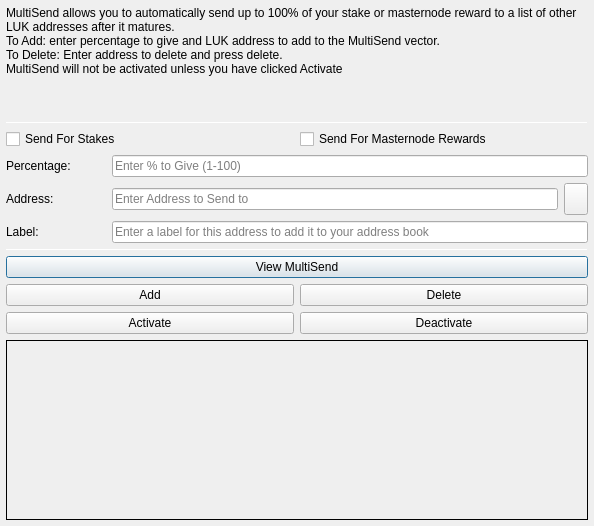
<?xml version="1.0" encoding="UTF-8"?>
<ui version="4.0">
 <class>MultiSendDialog</class>
 <widget class="QDialog" name="MultiSendDialog">
  <property name="windowModality">
   <enum>Qt::NonModal</enum>
  </property>
  <property name="geometry">
   <rect>
    <x>0</x>
    <y>0</y>
    <width>594</width>
    <height>526</height>
   </rect>
  </property>
  <property name="windowTitle">
   <string>MultiSend</string>
  </property>
  <layout class="QVBoxLayout" name="verticalLayout" stretch="0">
   <property name="leftMargin">
    <number>6</number>
   </property>
   <property name="topMargin">
    <number>6</number>
   </property>
   <property name="rightMargin">
    <number>6</number>
   </property>
   <property name="bottomMargin">
    <number>6</number>
   </property>
   <item>
    <layout class="QVBoxLayout" name="verticalLayout_Main" stretch="1,1,1,0,1,1,1">
     <item>
      <widget class="QLabel" name="label_2">
       <property name="lineWidth">
        <number>1</number>
       </property>
       <property name="text">
        <string>MultiSend allows you to automatically send up to 100% of your stake or masternode reward to a list of other LUK addresses after it matures.
To Add: enter percentage to give and LUK address to add to the MultiSend vector.
To Delete: Enter address to delete and press delete.
MultiSend will not be activated unless you have clicked Activate</string>
       </property>
       <property name="alignment">
        <set>Qt::AlignLeading|Qt::AlignLeft|Qt::AlignTop</set>
       </property>
       <property name="wordWrap">
        <bool>true</bool>
       </property>
      </widget>
     </item>
     <item>
      <widget class="Line" name="line">
       <property name="minimumSize">
        <size>
         <width>0</width>
         <height>1</height>
        </size>
       </property>
       <property name="maximumSize">
        <size>
         <width>16777215</width>
         <height>1</height>
        </size>
       </property>
       <property name="orientation">
        <enum>Qt::Horizontal</enum>
       </property>
      </widget>
     </item>
     <item>
      <layout class="QVBoxLayout" name="verticalLayout_Settings">
       <item>
        <layout class="QHBoxLayout" name="horizontalLayout">
         <item>
          <widget class="QCheckBox" name="multiSendStakeCheckBox">
           <property name="text">
            <string>Send For Stakes</string>
           </property>
          </widget>
         </item>
         <item>
          <widget class="QCheckBox" name="multiSendMasternodeCheckBox">
           <property name="text">
            <string>Send For Masternode Rewards</string>
           </property>
          </widget>
         </item>
        </layout>
       </item>
       <item>
        <layout class="QHBoxLayout" name="horizontalLayout_6">
         <item>
          <widget class="QLabel" name="label">
           <property name="minimumSize">
            <size>
             <width>100</width>
             <height>0</height>
            </size>
           </property>
           <property name="toolTip">
            <string>Percentage of stake to send</string>
           </property>
           <property name="text">
            <string>Percentage:</string>
           </property>
          </widget>
         </item>
         <item>
          <widget class="QLineEdit" name="multiSendPercentEdit">
           <property name="toolTip">
            <string>Enter whole numbers 1 - 100</string>
           </property>
           <property name="placeholderText">
            <string>Enter % to Give (1-100)</string>
           </property>
          </widget>
         </item>
        </layout>
       </item>
       <item>
        <layout class="QHBoxLayout" name="horizontalLayout_7">
         <item>
          <widget class="QLabel" name="label_5">
           <property name="minimumSize">
            <size>
             <width>100</width>
             <height>0</height>
            </size>
           </property>
           <property name="toolTip">
            <string>Address to send portion of stake to</string>
           </property>
           <property name="text">
            <string>Address:</string>
           </property>
          </widget>
         </item>
         <item>
          <widget class="QLineEdit" name="multiSendAddressEdit">
           <property name="toolTip">
            <string/>
           </property>
           <property name="placeholderText">
            <string>Enter Address to Send to</string>
           </property>
          </widget>
         </item>
         <item>
          <widget class="QToolButton" name="addressBookButton">
           <property name="maximumSize">
            <size>
             <width>16777215</width>
             <height>32</height>
            </size>
           </property>
           <property name="toolTip">
            <string>Choose an address from the address book</string>
           </property>
           <property name="text">
            <string/>
           </property>
           <property name="icon">
            <iconset resource="../luckycoin.qrc">
             <normaloff>:/icons/address-book</normaloff>:/icons/address-book</iconset>
           </property>
           <property name="shortcut">
            <string>Alt+A</string>
           </property>
          </widget>
         </item>
        </layout>
       </item>
      </layout>
     </item>
     <item>
      <layout class="QHBoxLayout" name="horizontalLayout_3">
       <item>
        <widget class="QLabel" name="label_3">
         <property name="minimumSize">
          <size>
           <width>100</width>
           <height>0</height>
          </size>
         </property>
         <property name="text">
          <string>Label:</string>
         </property>
        </widget>
       </item>
       <item>
        <widget class="QLineEdit" name="labelAddressLabelEdit">
         <property name="placeholderText">
          <string>Enter a label for this address to add it to your address book</string>
         </property>
        </widget>
       </item>
      </layout>
     </item>
     <item>
      <widget class="Line" name="line_2">
       <property name="minimumSize">
        <size>
         <width>0</width>
         <height>1</height>
        </size>
       </property>
       <property name="maximumSize">
        <size>
         <width>16777215</width>
         <height>1</height>
        </size>
       </property>
       <property name="orientation">
        <enum>Qt::Horizontal</enum>
       </property>
      </widget>
     </item>
     <item>
      <layout class="QVBoxLayout" name="verticalLayout_Buttons">
       <item>
        <layout class="QHBoxLayout" name="horizontalLayout_4">
         <item>
          <widget class="QPushButton" name="viewButton">
           <property name="toolTip">
            <string/>
           </property>
           <property name="statusTip">
            <string>View MultiSend Vector</string>
           </property>
           <property name="text">
            <string>View MultiSend</string>
           </property>
          </widget>
         </item>
        </layout>
       </item>
       <item>
        <layout class="QHBoxLayout" name="horizontalLayout_2">
         <item>
          <widget class="QPushButton" name="addButton">
           <property name="toolTip">
            <string/>
           </property>
           <property name="statusTip">
            <string>Add to MultiSend Vector</string>
           </property>
           <property name="text">
            <string>Add</string>
           </property>
          </widget>
         </item>
         <item>
          <widget class="QPushButton" name="deleteButton">
           <property name="toolTip">
            <string/>
           </property>
           <property name="statusTip">
            <string>Delete Address From MultiSend Vector</string>
           </property>
           <property name="text">
            <string>Delete</string>
           </property>
          </widget>
         </item>
        </layout>
       </item>
       <item>
        <layout class="QHBoxLayout" name="horizontalLayout_5">
         <item>
          <widget class="QPushButton" name="activateButton">
           <property name="statusTip">
            <string>Activate MultiSend</string>
           </property>
           <property name="text">
            <string>Activate</string>
           </property>
          </widget>
         </item>
         <item>
          <widget class="QPushButton" name="disableButton">
           <property name="statusTip">
            <string>Deactivate MultiSend</string>
           </property>
           <property name="text">
            <string>Deactivate</string>
           </property>
          </widget>
         </item>
        </layout>
       </item>
      </layout>
     </item>
     <item>
      <widget class="QLabel" name="message">
       <property name="minimumSize">
        <size>
         <width>0</width>
         <height>180</height>
        </size>
       </property>
       <property name="frameShape">
        <enum>QFrame::Panel</enum>
       </property>
       <property name="frameShadow">
        <enum>QFrame::Plain</enum>
       </property>
       <property name="lineWidth">
        <number>1</number>
       </property>
       <property name="midLineWidth">
        <number>1</number>
       </property>
       <property name="text">
        <string/>
       </property>
       <property name="alignment">
        <set>Qt::AlignLeading|Qt::AlignLeft|Qt::AlignTop</set>
       </property>
       <property name="wordWrap">
        <bool>true</bool>
       </property>
      </widget>
     </item>
    </layout>
   </item>
  </layout>
 </widget>
 <resources>
  <include location="../luckycoin.qrc"/>
 </resources>
 <connections/>
</ui>
